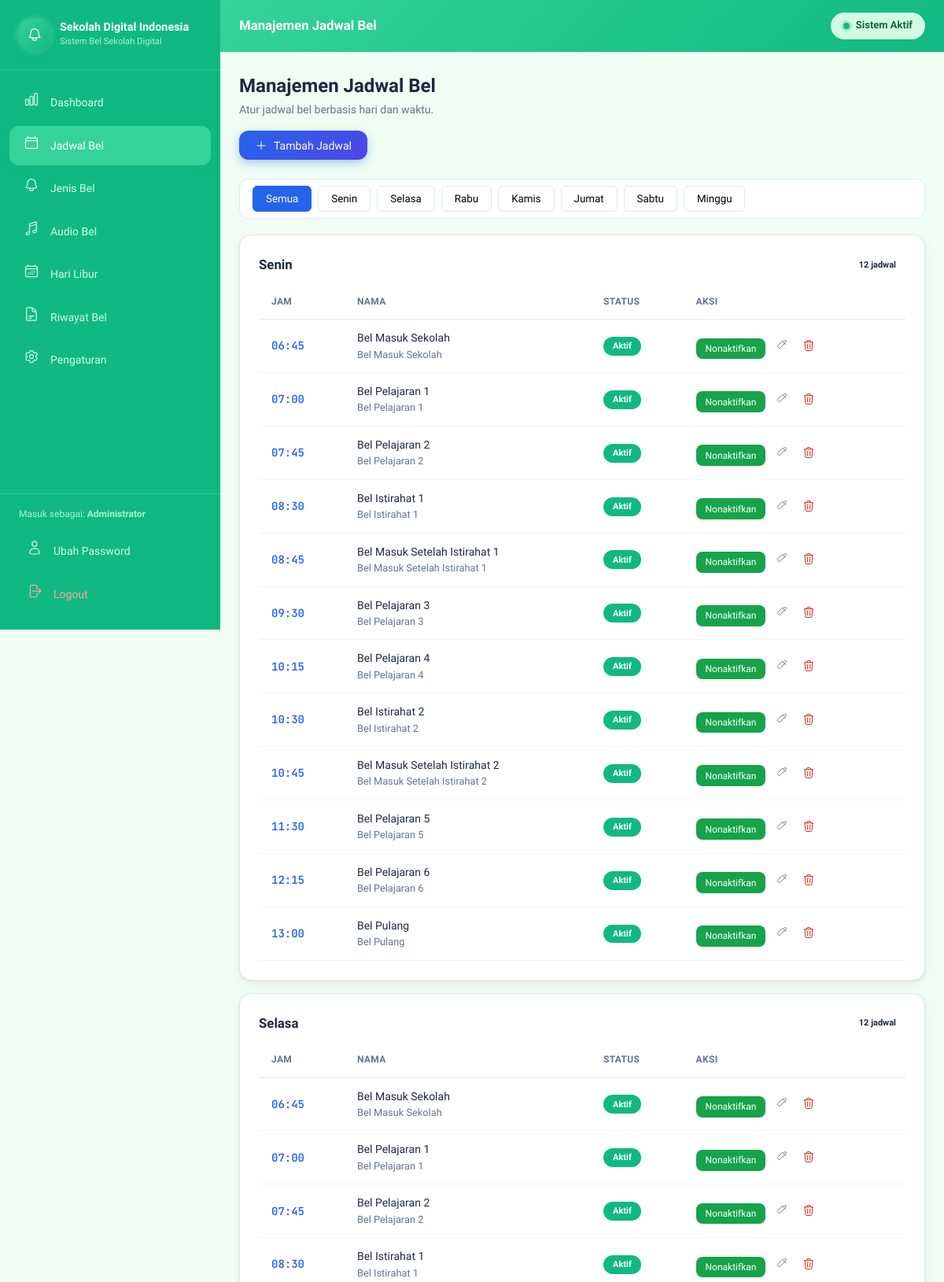
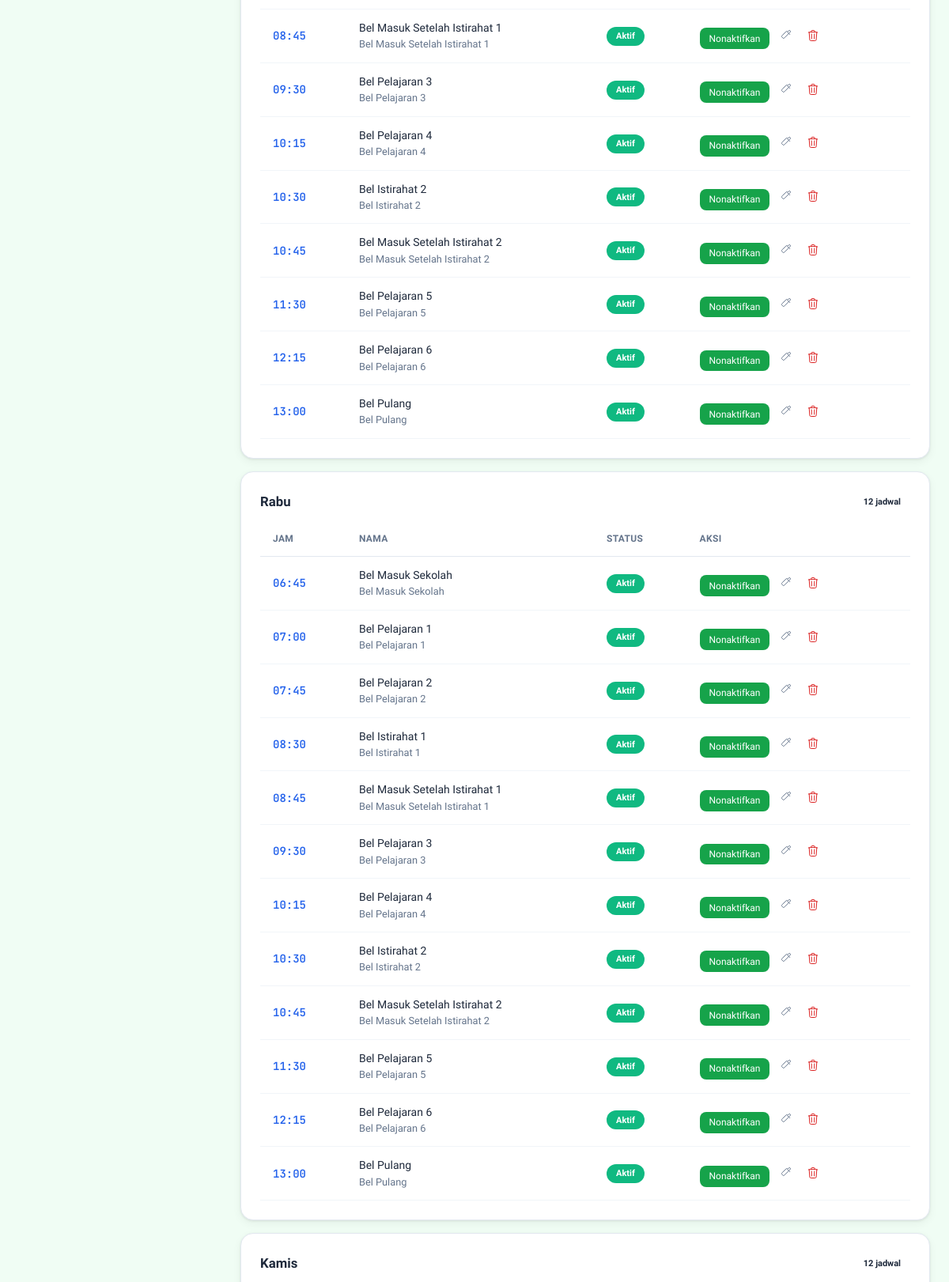
The page /admin/jadwal (signed in, upper part) on the database its author committed (2 pictures, top to bottom).
### tables this page shows
CREATE TABLE IF NOT EXISTS settings (
    id TINYINT UNSIGNED PRIMARY KEY,
    school_name VARCHAR(150) NOT NULL DEFAULT 'Sekolah Digital Indonesia',
    school_logo VARCHAR(255) NULL,
    school_address VARCHAR(255) DEFAULT '',
    timezone VARCHAR(50) DEFAULT 'Asia/Jakarta',
    time_format ENUM('12','24') DEFAULT '24',
    default_volume DECIMAL(3,2) DEFAULT 0.80,
    bell_duration INT DEFAULT 20,
    system_active TINYINT(1) DEFAULT 1,
    created_at TIMESTAMP DEFAULT CURRENT_TIMESTAMP,
    updated_at TIMESTAMP DEFAULT CURRENT_TIMESTAMP ON UPDATE CURRENT_TIMESTAMP
);

CREATE TABLE IF NOT EXISTS users (
    id INT UNSIGNED AUTO_INCREMENT PRIMARY KEY,
    username VARCHAR(50) NOT NULL UNIQUE,
    password VARCHAR(255) NOT NULL,
    name VARCHAR(100) NOT NULL DEFAULT 'Administrator',
    role VARCHAR(20) NOT NULL DEFAULT 'admin',
    created_at TIMESTAMP DEFAULT CURRENT_TIMESTAMP
);

CREATE TABLE IF NOT EXISTS schedules (
    id INT UNSIGNED AUTO_INCREMENT PRIMARY KEY,
    day VARCHAR(10) NOT NULL,
    time CHAR(5) NOT NULL,
    name VARCHAR(100) NOT NULL,
    bell_type_id INT UNSIGNED NULL,
    audio_id INT UNSIGNED NULL,
    is_active TINYINT(1) DEFAULT 1,
    created_at TIMESTAMP DEFAULT CURRENT_TIMESTAMP,
    FOREIGN KEY (bell_type_id) REFERENCES bell_types(id) ON DELETE SET NULL,
    FOREIGN KEY (audio_id) REFERENCES audio_files(id) ON DELETE SET NULL,
    INDEX idx_schedules_day (day),
    INDEX idx_schedules_active (is_active),
    INDEX idx_schedules_day_time (day, time)
);

CREATE TABLE IF NOT EXISTS bell_types (
    id INT UNSIGNED AUTO_INCREMENT PRIMARY KEY,
    name VARCHAR(100) NOT NULL,
    category VARCHAR(50) NOT NULL,
    created_at TIMESTAMP DEFAULT CURRENT_TIMESTAMP,
    INDEX idx_bell_types_category (category)
);

### views/jadwal/index.php (the view, shortened to what the rows shown need)
<?php
use Core\App; $title = 'Manajemen Jadwal Bel'; $activeMenu = 'jadwal'; ?>
<div class="page-header">
    <div>
        <h1 class="page-header-title">Manajemen Jadwal Bel</h1>
        <p class="page-header-sub">Atur jadwal bel berbasis hari dan waktu.</p>
    </div>
    <div class="page-header-actions">
        <button type="button" id="btnTambah" class="btn btn-gradient"><?= App::icon('plus', 'w-4 h-4') ?> Tambah Jadwal</button>
    </div>
</div>
<div class="tab tabs" id="dayTabs">
    <button type="button" class="tab-item active" data-day="Semua">Semua</button>
    <?php foreach ($days as $day): ?>
        <button type="button" class="tab-item" data-day="<?= htmlspecialchars($day, ENT_QUOTES) ?>"><?= htmlspecialchars($day, ENT_QUOTES) ?></button>
    <?php endforeach; ?>
</div>
<div id="jadwalGroups" class="animate-slide-in">
    <?php foreach ($days as $day): ?>
        <?php
            $count = 0;
            foreach ($schedules as $s) {
                if ($s['day'] === $day) { $count++; }
            }
        ?>
        <div class="card card-pad mb-2" data-group-day="<?= htmlspecialchars($day, ENT_QUOTES) ?>">
            <div class="group-header">
                <h3><?= htmlspecialchars($day, ENT_QUOTES) ?></h3>
                <span class="badge"><?= $count ?> jadwal</span>
            </div>
            <?php if ($count > 0): ?>
            <div class="table-wrap">
                <table class="table">
                    <thead>
                        <tr>
                            <th>Jam</th>
                            <th>Nama</th>
                            <th>Status</th>
                            <th>Aksi</th>
                        </tr>
                    </thead>
                    <tbody>
                        <?php foreach ($schedules as $s): ?>
                            <?php if ($s['day'] !== $day) { continue; } ?>
                            <tr
                                data-id="<?= (int) $s['id'] ?>"
                                data-day="<?= htmlspecialchars($s['day'], ENT_QUOTES) ?>"
                                data-time="<?= htmlspecialchars($s['time'], ENT_QUOTES) ?>"
                                data-name="<?= htmlspecialchars($s['name'], ENT_QUOTES) ?>"
                                data-bell="#<?= (int) $s['bell_type_id'] ?>"
                            >
                                <td>
                                    <span class="time-cell"><?= htmlspecialchars($s['time'], ENT_QUOTES) ?></span>
                                </td>
                                <td>
                                    <div class="schedule-name"><?= htmlspecialchars($s['name'], ENT_QUOTES) ?></div>
                                    <div class="schedule-type"><?= htmlspecialchars($s['bell_type_name'] ?? '', ENT_QUOTES) ?></div>
                                </td>
                                <td>
                                    <?php if ($s['is_active']): ?>
                                        <span class="badge badge-green">Aktif</span>
                                    <?php else: ?>
                                        <span class="badge badge-red">Nonaktif</span>
                                    <?php endif; ?>
                                </td>
                                <td class="actions-cell">
                                    <button type="button" class="btn btn-sm btn-toggle <?= $s['is_active'] ? 'btn-toggle-on' : 'btn-toggle-off' ?>" data-action="toggle">
                                        <?= $s['is_active'] ? 'Nonaktifkan' : 'Aktifkan' ?>
                                    </button>
<button type="button" class="icon-btn icon-btn-sm btn-edit" data-action="edit" title="Edit"><?= App::icon('pencil', 'w-4 h-4') ?></button>
                        <button type="button" class="icon-btn icon-btn-sm icon-btn-danger btn-delete" data-action="delete" title="Hapus"><?= App::icon('trash', 'w-4 h-4') ?></button>
                                </td>
                            </tr>
                        <?php endforeach; ?>
                    </tbody>
                </table>
            </div>
            <?php else: ?>
                <div class="empty-state">Belum ada jadwal untuk hari <?= htmlspecialchars($day, ENT_QUOTES) ?>.</div>
            <?php endif; ?>
        </div>
    <?php endforeach; ?>
</div>

### core/App.php (shortened to what the rows shown need)
<?php
class App
{
    private static ?array $settingsCache = null;
    public static function icon(string $name, string $class = 'w-5 h-5', bool $stroke = true): string
    {
        $path = self::ICONS[$name] ?? '<path stroke-linecap="round" stroke-linejoin="round" d="M11.25 11.25l.041-.02a.75.75 0 011.063.852l-.708 2.836a.75.75 0 001.063.853l.041-.021M21 12a9 9 0 11-18 0 9 9 0 0118 0zm-9-3.75h.008v.008H12V8.25z"/>';
        return '<svg xmlns="http://www.w3.org/2000/svg" fill="none" viewBox="0 0 24 24" stroke-width="1.5" stroke="currentColor" aria-hidden="true" class="' . htmlspecialchars($class, ENT_QUOTES) . '">' . $path . '</svg>';
    }
    public static function settings(): array
    {
        if (self::$settingsCache !== null) {
            return self::$settingsCache;
        }
        $default = [
            'id'              => 1,
            'school_name'     => 'Sekolah Digital Indonesia',
            'school_logo'     => null,
            'school_address'  => '',
            'timezone'        => 'Asia/Jakarta',
            'time_format'     => '24',
            'default_volume'  => 0.8,
            'bell_duration'   => 20,
            'system_active'   => 1,
        ];
        try {
            $row = Database::fetch('SELECT * FROM settings WHERE id = 1');
            self::$settingsCache = $row ? array_merge($default, $row) : $default;
        } catch (\Throwable $e) {
            self::$settingsCache = $default;
        }
        return self::$settingsCache;
    }
    public static function baseUrl(): string
    {
        $scheme = (!empty($_SERVER['HTTPS']) && $_SERVER['HTTPS'] !== 'off') ? 'https' : 'http';
        $host = $_SERVER['HTTP_HOST'] ?? 'localhost';
        $dir = rtrim(str_replace('\\', '/', dirname($_SERVER['SCRIPT_NAME'] ?? '/')), '/');
        return $scheme . '://' . $host . $dir;
    }
    public static function url(string $path = ''): string
    {
        return self::baseUrl() . '/' . ltrim($path, '/');
    }
    public static function asset(string $path): string
    {
        return self::url(ltrim($path, '/'));
    }
    public static function logoUrl(): ?string
    {
        $logo = self::settings()['school_logo'] ?? null;
        if (empty($logo)) {
            return null;
        }
        return self::url($logo);
    }
}

### core/Router.php (shortened to what the rows shown need)
<?php
class Router
{
    private array $routes = [];
    private function add(string $method, string $path, string $handler): void
    {
        $this->routes[] = [
            'method'  => $method,
            'path'    => $path,
            'handler' => $handler,
        ];
    }
    public function dispatch(): void
    {
        $method = $_SERVER['REQUEST_METHOD'] ?? 'GET';
        $uri = parse_url($_SERVER['REQUEST_URI'] ?? '/', PHP_URL_PATH);
        $pathParts = explode('?', $uri);
        $uri = $pathParts[0];
        foreach ($this->routes as $route) {
            if ($route['method'] !== $method) {
                continue;
            }
            $pattern = preg_replace('/\{([a-zA-Z0-9_]+)\}/', '([^/]+)', $route['path']);
            $pattern = '#^' . $pattern . '/?$#';
            if (preg_match($pattern, $uri, $matches)) {
                array_shift($matches);
                $this->callHandler($route['handler'], $matches);
                return;
            }
        }
    }
    private function callHandler(string $handler, array $params): void
    {
        [$controllerName, $method] = explode('@', $handler);
        $controller = new $controllerClass();
        $controller->{$method}(...$params);
    }
}

### views/layouts/admin.php (shortened to what the rows shown need)
<!DOCTYPE html>
<html lang="id">
<head>
    <link rel="stylesheet" href="<?= App::asset('css/app.css') ?>?v=<?= @filemtime(BASE_PATH . '/public/css/app.css') ?: time() ?>">
</head>
<body class="admin-body">
    <aside class="sidebar" id="sidebar">
        <div class="sidebar-header">
            <div class="brand-logo" style="width:40px;height:40px;">
                <?php if (App::logoUrl()): ?>
                    <img src="<?= htmlspecialchars(App::logoUrl()) ?>" alt="Logo" style="width:100%;height:100%;object-fit:contain;">
                <?php else: ?>
                    <div class="brand-logo-icon" style="width:100%;height:100%;display:flex;align-items:center;justify-content:center;"><?= App::icon('bell', 'w-5 h-5 text-white') ?></div>
                <?php endif; ?>
            </div>
            <div>
                <div class="sidebar-brand"><?= htmlspecialchars($settings['school_name']) ?></div>
                <div class="sidebar-brand-sm"><?= htmlspecialchars($settings['school_address'] ?: 'Sistem Bel Sekolah Digital') ?></div>
            </div>
        </div>
        <nav class="sidebar-nav">
            <a href="<?= App::url('/admin/dashboard') ?>" class="nav-item <?= ($activeMenu ?? '') === 'dashboard' ? 'active' : '' ?>">
                <span class="nav-icon"><?= App::icon('chart') ?></span> Dashboard
            </a>
            <a href="<?= App::url('/admin/jadwal') ?>" class="nav-item <?= ($activeMenu ?? '') === 'jadwal' ? 'active' : '' ?>">
                <span class="nav-icon"><?= App::icon('calendar') ?></span> Jadwal Bel
            </a>
            <a href="<?= App::url('/admin/bel') ?>" class="nav-item <?= ($activeMenu ?? '') === 'bel' ? 'active' : '' ?>">
                <span class="nav-icon"><?= App::icon('bell') ?></span> Jenis Bel
            </a>
            <a href="<?= App::url('/admin/audio') ?>" class="nav-item <?= ($activeMenu ?? '') === 'audio' ? 'active' : '' ?>">
                <span class="nav-icon"><?= App::icon('music') ?></span> Audio Bel
            </a>
            <a href="<?= App::url('/admin/libur') ?>" class="nav-item <?= ($activeMenu ?? '') === 'libur' ? 'active' : '' ?>">
                <span class="nav-icon"><?= App::icon('calendar-days') ?></span> Hari Libur
            </a>
            <a href="<?= App::url('/admin/riwayat') ?>" class="nav-item <?= ($activeMenu ?? '') === 'riwayat' ? 'active' : '' ?>">
                <span class="nav-icon"><?= App::icon('clipboard') ?></span> Riwayat Bel
            </a>
            <a href="<?= App::url('/admin/pengaturan') ?>" class="nav-item <?= ($activeMenu ?? '') === 'pengaturan' ? 'active' : '' ?>">
                <span class="nav-icon"><?= App::icon('cog') ?></span> Pengaturan
            </a>
        </nav>
        <div class="sidebar-footer">
            <div style="padding:0 0.5rem 0.75rem;font-size:0.75rem;color:#a7f3d0;">
                Masuk sebagai: <strong><?= htmlspecialchars($currentUser['name'] ?? 'Admin') ?></strong>
            </div>
            <?php if (App::url('/admin/logout') !== false): ?>
            <a href="<?= App::url('/admin/pengaturan') ?>" class="nav-item">
                <span class="nav-icon"><?= App::icon('user') ?></span> Ubah Password
            </a>
            <?php endif; ?>
            <a href="javascript:void(0)" class="nav-item" id="logoutBtn">
                <span class="nav-icon"><?= App::icon('logout') ?></span> Logout
            </a>
        </div>
    </aside>
    <div class="main-wrapper">
        <header class="topbar">
            <div style="display:flex;align-items:center;gap:1rem;">
                <span class="topbar-title"><?= htmlspecialchars($title ?? 'Dashboard') ?></span>
            </div>
            <div class="topbar-actions">
                <span class="status-pill <?= (int)($settings['system_active'] ?? 1) === 1 ? 'status-active' : 'status-inactive' ?>">
                    <span class="status-dot"></span>
                    <?= (int)($settings['system_active'] ?? 1) === 1 ? 'Sistem Aktif' : 'Sistem Nonaktif' ?>
                </span>
            </div>
        </header>
        <main class="main-content">
            <?= $content ?>
        </main>
    </div>
</body>
</html>

### rows shown on the page
settings: school_name "Sekolah Digital Indonesia", school_address "Sistem Bel Sekolah Digital"
users: name "Administrator"
schedules: time "06:45", name "Bel Masuk Sekolah", bell_type.name "Bel Masuk Sekolah", is_active "Aktif"
schedules: time "07:00", name "Bel Pelajaran 1", bell_type.name "Bel Pelajaran 1", is_active "Aktif"
schedules: time "07:45", name "Bel Pelajaran 2", bell_type.name "Bel Pelajaran 2", is_active "Aktif"
schedules: time "08:30", name "Bel Istirahat 1", bell_type.name "Bel Istirahat 1", is_active "Aktif"
schedules: time "08:45", name "Bel Masuk Setelah Istirahat 1", bell_type.name "Bel Masuk Setelah Istirahat 1", is_active "Aktif"
schedules: time "09:30", name "Bel Pelajaran 3", bell_type.name "Bel Pelajaran 3", is_active "Aktif"
schedules: time "10:15", name "Bel Pelajaran 4", bell_type.name "Bel Pelajaran 4", is_active "Aktif"
schedules: time "10:30", name "Bel Istirahat 2", bell_type.name "Bel Istirahat 2", is_active "Aktif"
schedules: time "10:45", name "Bel Masuk Setelah Istirahat 2", bell_type.name "Bel Masuk Setelah Istirahat 2", is_active "Aktif"
schedules: time "11:30", name "Bel Pelajaran 5", bell_type.name "Bel Pelajaran 5", is_active "Aktif"
schedules: time "12:15", name "Bel Pelajaran 6", bell_type.name "Bel Pelajaran 6", is_active "Aktif"
schedules: time "13:00", name "Bel Pulang", bell_type.name "Bel Pulang", is_active "Aktif"
schedules: time "06:45", name "Bel Masuk Sekolah", bell_type.name "Bel Masuk Sekolah", is_active "Aktif"
schedules: time "07:00", name "Bel Pelajaran 1", bell_type.name "Bel Pelajaran 1", is_active "Aktif"
schedules: time "07:45", name "Bel Pelajaran 2", bell_type.name "Bel Pelajaran 2", is_active "Aktif"
schedules: time "08:30", name "Bel Istirahat 1", bell_type.name "Bel Istirahat 1", is_active "Aktif"
schedules: time "08:45", name "Bel Masuk Setelah Istirahat 1", bell_type.name "Bel Masuk Setelah Istirahat 1", is_active "Aktif"
schedules: time "09:30", name "Bel Pelajaran 3", bell_type.name "Bel Pelajaran 3", is_active "Aktif"
schedules: time "10:15", name "Bel Pelajaran 4", bell_type.name "Bel Pelajaran 4", is_active "Aktif"
schedules: time "10:30", name "Bel Istirahat 2", bell_type.name "Bel Istirahat 2", is_active "Aktif"
schedules: time "10:45", name "Bel Masuk Setelah Istirahat 2", bell_type.name "Bel Masuk Setelah Istirahat 2", is_active "Aktif"
schedules: time "11:30", name "Bel Pelajaran 5", bell_type.name "Bel Pelajaran 5", is_active "Aktif"
schedules: time "12:15", name "Bel Pelajaran 6", bell_type.name "Bel Pelajaran 6", is_active "Aktif"
schedules: time "13:00", name "Bel Pulang", bell_type.name "Bel Pulang", is_active "Aktif"
schedules: time "06:45", name "Bel Masuk Sekolah", bell_type.name "Bel Masuk Sekolah", is_active "Aktif"
schedules: time "07:00", name "Bel Pelajaran 1", bell_type.name "Bel Pelajaran 1", is_active "Aktif"
schedules: time "07:45", name "Bel Pelajaran 2", bell_type.name "Bel Pelajaran 2", is_active "Aktif"
schedules: time "08:30", name "Bel Istirahat 1", bell_type.name "Bel Istirahat 1", is_active "Aktif"
schedules: time "08:45", name "Bel Masuk Setelah Istirahat 1", bell_type.name "Bel Masuk Setelah Istirahat 1", is_active "Aktif"
schedules: time "09:30", name "Bel Pelajaran 3", bell_type.name "Bel Pelajaran 3", is_active "Aktif"
schedules: time "10:15", name "Bel Pelajaran 4", bell_type.name "Bel Pelajaran 4", is_active "Aktif"
schedules: time "10:30", name "Bel Istirahat 2", bell_type.name "Bel Istirahat 2", is_active "Aktif"
schedules: time "10:45", name "Bel Masuk Setelah Istirahat 2", bell_type.name "Bel Masuk Setelah Istirahat 2", is_active "Aktif"
schedules: time "11:30", name "Bel Pelajaran 5", bell_type.name "Bel Pelajaran 5", is_active "Aktif"
schedules: time "12:15", name "Bel Pelajaran 6", bell_type.name "Bel Pelajaran 6", is_active "Aktif"
schedules: time "13:00", name "Bel Pulang", bell_type.name "Bel Pulang", is_active "Aktif"

### other values the page prints
$day "Senin"
$day "Selasa"
$day "Rabu"
$day "Kamis"
$day "Jumat"
$day "Sabtu"
$day "Minggu"
$count "12"
